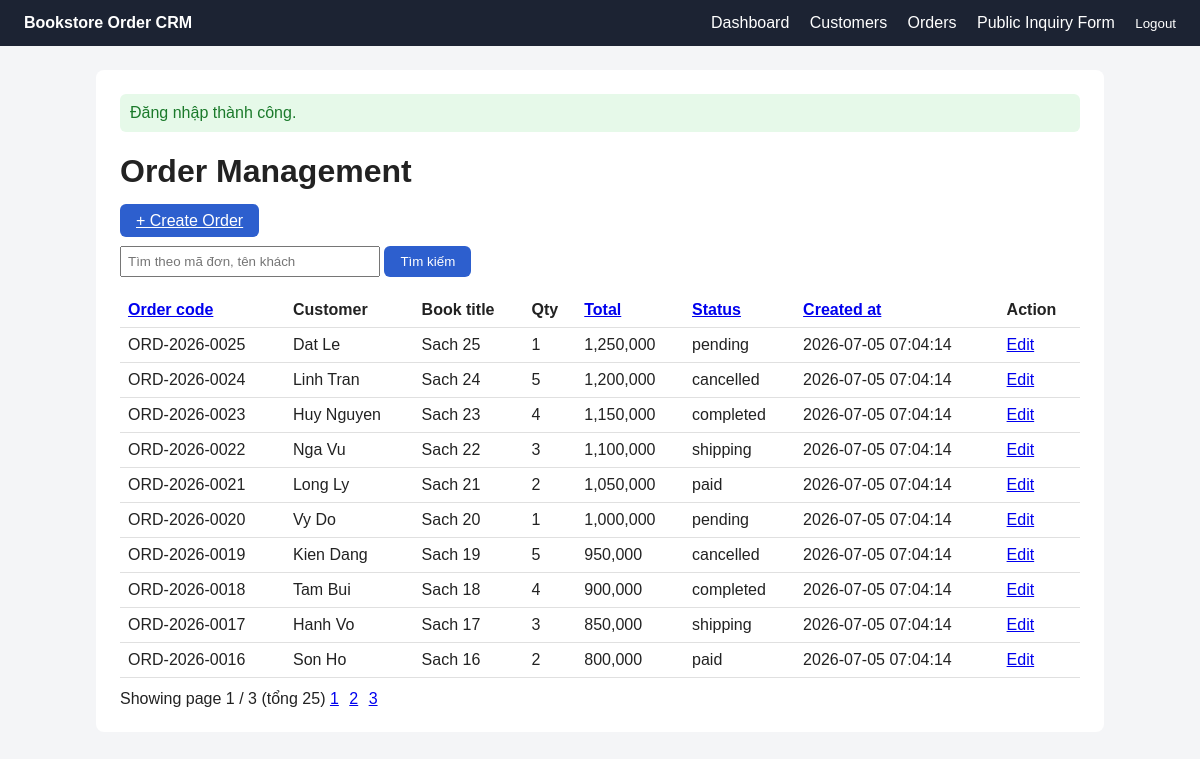
/orders (signed in), run on the app's committed database.
### tables this page shows
CREATE TABLE book_orders (
    id INT AUTO_INCREMENT PRIMARY KEY,
    order_code VARCHAR(50) NOT NULL,
    customer_name VARCHAR(100) NOT NULL,
    customer_email VARCHAR(150),
    book_title VARCHAR(150),
    quantity INT NOT NULL DEFAULT 1,
    total_amount DECIMAL(12,2) NOT NULL DEFAULT 0,
    status ENUM('pending','paid','shipping','completed','cancelled') NOT NULL DEFAULT 'pending',
    created_at DATETIME NOT NULL DEFAULT CURRENT_TIMESTAMP,
    updated_at DATETIME NULL,
    UNIQUE KEY unique_order_code (order_code),
    INDEX idx_orders_created_at (created_at),
    INDEX idx_orders_status_created_at (status, created_at),
    INDEX idx_orders_customer_email (customer_email)
);

### app/Core/helpers.php (called while the page is built, shortened)
<?php
function e(?string $value): string
{
    return htmlspecialchars($value ?? '', ENT_QUOTES, 'UTF-8');
}
function render(string $view, array $data = [], string $layout = 'layouts/main'): void
{
    extract($data);
    require __DIR__ . '/../Views/' . $view . '.php';
}

### app/Controllers/OrderController.php (called while the page is built, shortened)
<?php
class OrderController
{
    public function index(): void
    {
        $data = $this->service->getList($_GET);
        render('orders/index', ['title' => 'Order Management'] + $data);
    }
}

### public/index.php (called while the page is built)
<?php
$container = require __DIR__ . '/../bootstrap.php';
$router = new Router();
$router->get('/', [HomeController::class, 'index']);
$router->get('/login', [AuthController::class, 'login']);
$router->post('/login', [AuthController::class, 'handleLogin']);
$router->post('/logout', [AuthController::class, 'logout']);
$router->get('/dashboard', [DashboardController::class, 'index']);
$router->get('/inquiries/create', [InquiryController::class, 'create']);
$router->post('/inquiries/store', [InquiryController::class, 'store']);
$router->get('/customers', [CustomerController::class, 'index']);
$router->get('/customers/create', [CustomerController::class, 'create']);
$router->post('/customers/store', [CustomerController::class, 'store']);
$router->get('/customers/edit', [CustomerController::class, 'edit']);
$router->post('/customers/update', [CustomerController::class, 'update']);
$router->post('/customers/delete', [CustomerController::class, 'delete']);
$router->get('/orders', [OrderController::class, 'index']);
$router->get('/orders/create', [OrderController::class, 'create']);
$router->post('/orders/store', [OrderController::class, 'store']);
$router->get('/orders/edit', [OrderController::class, 'edit']);
$router->post('/orders/update', [OrderController::class, 'update']);
$router->post('/orders/delete', [OrderController::class, 'delete']);
$router->get('/health', [HealthController::class, 'index']);
$method = $_SERVER['REQUEST_METHOD'];
$path   = parse_url($_SERVER['REQUEST_URI'], PHP_URL_PATH);
$path   = rtrim($path, '/') ?: '/';
try {
    $router->dispatch($method, $path, $container);
} catch (Throwable $e) {
    log_error('Unhandled error: ' . $e->getMessage() . ' at ' . $e->getFile() . ':' . $e->getLine());
    http_response_code(500);
    render('errors/500', [
        'title'        => '500 Internal Server Error',
        'debugMessage' => APP_DEBUG ? ($e->getMessage() . ' @ ' . $e->getFile() . ':' . $e->getLine()) : null,
    ]);
}

### app/Repositories/OrderRepository.php (called while the page is built, shortened)
<?php
class OrderRepository
{
    public function countAll(string $keyword = ''): int
    {
        $sql = "SELECT COUNT(*) AS total FROM book_orders";
        $params = [];
        $stmt = $this->db->prepare($sql);
        $stmt->execute($params);
        return (int) ($stmt->fetch()['total'] ?? 0);
    }
    public function getPaginated(string $keyword, string $sort, string $direction, int $limit, int $offset): array
    {
        $sort      = in_array($sort, self::SORTABLE_COLUMNS, true) ? $sort : 'created_at';
        $direction = strtoupper($direction) === 'ASC' ? 'ASC' : 'DESC';
        $sql = "SELECT id, order_code, customer_name, customer_email, book_title, quantity,
                       total_amount, status, created_at
                FROM book_orders";
        $params = [];
        $sql .= " ORDER BY {$sort} {$direction} LIMIT :limit OFFSET :offset";
        $stmt = $this->db->prepare($sql);
        $stmt->bindValue(':limit', $limit, PDO::PARAM_INT);
        $stmt->bindValue(':offset', $offset, PDO::PARAM_INT);
        $stmt->execute();
        return $stmt->fetchAll();
    }
}

### app/Services/OrderService.php (called while the page is built, shortened)
<?php
class OrderService
{
    public function getList(array $query): array
    {
        $keyword   = trim($query['q'] ?? '');
        $sort      = trim($query['sort'] ?? 'created_at');
        $direction = trim($query['direction'] ?? 'desc');
        $page      = max(1, (int) ($query['page'] ?? 1));
        $totalItems = $this->repo->countAll($keyword);
        $totalPages = max(1, (int) ceil($totalItems / self::PER_PAGE));
        $page       = min($page, $totalPages);
        $offset     = ($page - 1) * self::PER_PAGE;
        return [
            'orders'     => $this->repo->getPaginated($keyword, $sort, $direction, self::PER_PAGE, $offset),
            'keyword'    => $keyword,
            'sort'       => $sort,
            'direction'  => $direction,
            'page'       => $page,
            'totalPages' => $totalPages,
            'totalItems' => $totalItems,
        ];
    }
}

### app/Views/orders/index.php (the view, shortened to what this page needs)
<h1><?= e($title) ?></h1>
<p><a class="btn" href="/orders/create">+ Create Order</a></p>
<form method="GET" action="/orders">
    <input type="text" name="q" placeholder="Tìm theo mã đơn, tên khách" value="<?= e($keyword) ?>" style="width:260px;display:inline-block;">
    <button type="submit">Tìm kiếm</button>
</form>
<table>
    <thead>
    <tr>
        <th><a href="?q=<?= e($keyword) ?>&sort=order_code&direction=<?= $sort === 'order_code' && $direction === 'asc' ? 'desc' : 'asc' ?>">Order code</a></th>
        <th>Customer</th>
        <th>Book title</th>
        <th>Qty</th>
        <th><a href="?q=<?= e($keyword) ?>&sort=total_amount&direction=<?= $sort === 'total_amount' && $direction === 'asc' ? 'desc' : 'asc' ?>">Total</a></th>
        <th><a href="?q=<?= e($keyword) ?>&sort=status&direction=<?= $sort === 'status' && $direction === 'asc' ? 'desc' : 'asc' ?>">Status</a></th>
        <th><a href="?q=<?= e($keyword) ?>&sort=created_at&direction=<?= $sort === 'created_at' && $direction === 'asc' ? 'desc' : 'asc' ?>">Created at</a></th>
        <th>Action</th>
    </tr>
    </thead>
    <tbody>
    <?php foreach ($orders as $o): ?>
        <tr>
            <td><?= e($o['order_code']) ?></td>
            <td><?= e($o['customer_name']) ?></td>
            <td><?= e($o['book_title']) ?></td>
            <td><?= e((string) $o['quantity']) ?></td>
            <td><?= e(number_format((float) $o['total_amount'])) ?></td>
            <td><?= e($o['status']) ?></td>
            <td><?= e($o['created_at']) ?></td>
            <td><a href="/orders/edit?id=<?= e((string) $o['id']) ?>">Edit</a></td>
        </tr>
    <?php endforeach; ?>
    </tbody>
</table>
<div class="pagination" style="margin-top:12px;">
    Showing page <?= e((string) $page) ?> / <?= e((string) $totalPages) ?> (tổng <?= e((string) $totalItems) ?>)
    <?php for ($p = 1; $p <= $totalPages; $p++): ?>
        <a href="?q=<?= e($keyword) ?>&sort=<?= e($sort) ?>&direction=<?= e($direction) ?>&page=<?= $p ?>"><?= $p ?></a>
    <?php endfor; ?>
</div>

### app/Views/layouts/main.php (style rules this page uses)
body { font-family: Arial, sans-serif; margin: 0; background: #f4f5f7; color: #222; }
table { width: 100%; border-collapse: collapse; margin-top: 12px; }
th, td { text-align: left; padding: 8px; border-bottom: 1px solid #e0e0e0; }
input, select, textarea { padding: 6px; margin-bottom: 4px; width: 100%; box-sizing: border-box; }
button, .btn { background: #2d5fce; color: #fff; border: none; padding: 8px 16px; border-radius: 6px; cursor: pointer; }
.pagination a, .pagination span { margin-right: 6px; }

### data on the page
book_orders: order_code "ORD-2026-0025", customer_name "Dat Le", book_title "Sach 25", quantity "1", total_amount "1,250,000", status "pending", created_at "2026-07-05 07:04:14"
book_orders: order_code "ORD-2026-0024", customer_name "Linh Tran", book_title "Sach 24", quantity "5", total_amount "1,200,000", status "cancelled", created_at "2026-07-05 07:04:14"
book_orders: order_code "ORD-2026-0023", customer_name "Huy Nguyen", book_title "Sach 23", quantity "4", total_amount "1,150,000", status "completed", created_at "2026-07-05 07:04:14"
book_orders: order_code "ORD-2026-0022", customer_name "Nga Vu", book_title "Sach 22", quantity "3", total_amount "1,100,000", status "shipping", created_at "2026-07-05 07:04:14"
book_orders: order_code "ORD-2026-0021", customer_name "Long Ly", book_title "Sach 21", quantity "2", total_amount "1,050,000", status "paid", created_at "2026-07-05 07:04:14"
book_orders: order_code "ORD-2026-0020", customer_name "Vy Do", book_title "Sach 20", quantity "1", total_amount "1,000,000", status "pending", created_at "2026-07-05 07:04:14"
book_orders: order_code "ORD-2026-0019", customer_name "Kien Dang", book_title "Sach 19", quantity "5", total_amount "950,000", status "cancelled", created_at "2026-07-05 07:04:14"
book_orders: order_code "ORD-2026-0018", customer_name "Tam Bui", book_title "Sach 18", quantity "4", total_amount "900,000", status "completed", created_at "2026-07-05 07:04:14"
book_orders: order_code "ORD-2026-0017", customer_name "Hanh Vo", book_title "Sach 17", quantity "3", total_amount "850,000", status "shipping", created_at "2026-07-05 07:04:14"
book_orders: order_code "ORD-2026-0016", customer_name "Son Ho", book_title "Sach 16", quantity "2", total_amount "800,000", status "paid", created_at "2026-07-05 07:04:14"

### other printed values
$success "Đăng nhập thành công."
$title "Order Management"
$page "1"
$totalPages "3"
$totalItems "25"
